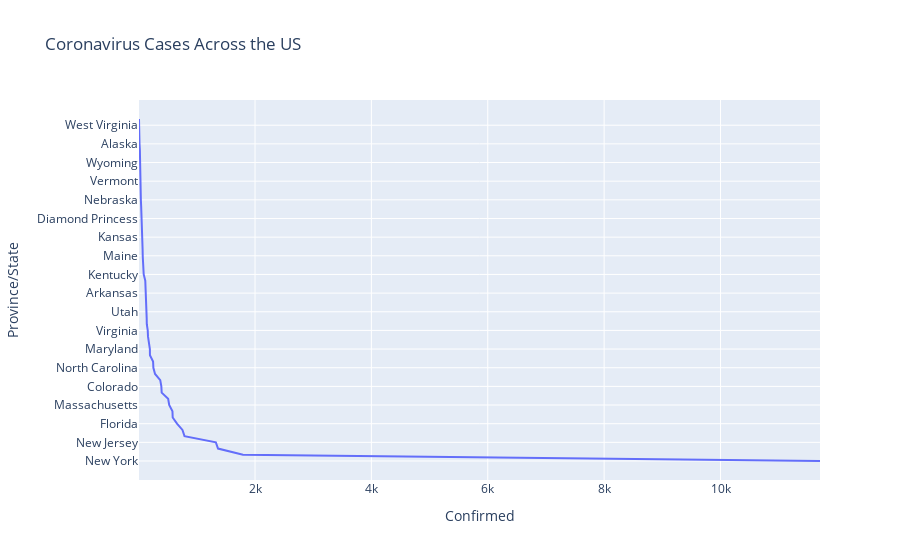

This figure's notebook cell:
### Code cell
# plt.tick_params(axis='both', which='major', labelsize=12)
# plt.xlabel(xlabel='State', fontsize=20)
# plt.ylabel(ylabel='Confirmed Cases (# of People)', fontsize=20)
px.line(us_df, x = 'Confirmed', y = 'Province/State', title = 'Coronavirus Cases Across the US')

### Figure 1 — Plotly figure (JSON) as saved in the notebook; plotly's stock layout.template omitted (floating-point values rounded to 4 significant figures)
{"data": [{"hoverlabel": {"namelength": 0}, "hovertemplate": "Confirmed=%{x}<br>Province/State=%{y}", "legendgroup": "", "line": {"color": "#636efa", "dash": "solid"}, "mode": "lines", "name": "", "showlegend": false, "type": "scatter", "x": [11710, 1793, 1364, 1327, 788, 753, 659, 585, 581, 525, 507, 396, 390, 371, 282, 253, 248, 194, 193, 171, 161, 156, 140, 138, 136, 131, 128, 122, 118, 114, 87, 77, 74, 70, 68, 66, 57, 55, 53, 49, 45, 43, 38, 37, 36, 29, 28, 23, 23, 21, 21, 15, 15, 14, 8, 6], "xaxis": "x", "y": ["New York", "Washington", "California", "New Jersey", "Michigan", "Illinois", "Florida", "Louisiana", "Texas", "Massachusetts", "Georgia", "Pennsylvania", "Colorado", "Tennessee", "Wisconsin", "North Carolina", "Ohio", "Connecticut", "Maryland", "South Carolina", "Nevada", "Virginia", "Mississippi", "Minnesota", "Utah", "Alabama", "Indiana", "Arkansas", "Arizona", "Oregon", "Kentucky", "District of Columbia", "Missouri", "Maine", "Iowa", "Rhode Island", "Kansas", "New Hampshire", "Oklahoma", "Diamond Princess", "Delaware", "New Mexico", "Nebraska", "Hawaii", "Idaho", "Vermont", "North Dakota", "Grand Princess", "Wyoming", "Montana", "Puerto Rico", "Alaska", "Guam", "South Dakota", "West Virginia", "United States Virgin Islands"], "yaxis": "y"}], "layout": {"legend": {"tracegroupgap": 0}, "title": {"text": "Coronavirus Cases Across the US"}, "xaxis": {"anchor": "y", "domain": [0, 1], "title": {"text": "Confirmed"}}, "yaxis": {"anchor": "x", "domain": [0, 1], "title": {"text": "Province/State"}}}}
